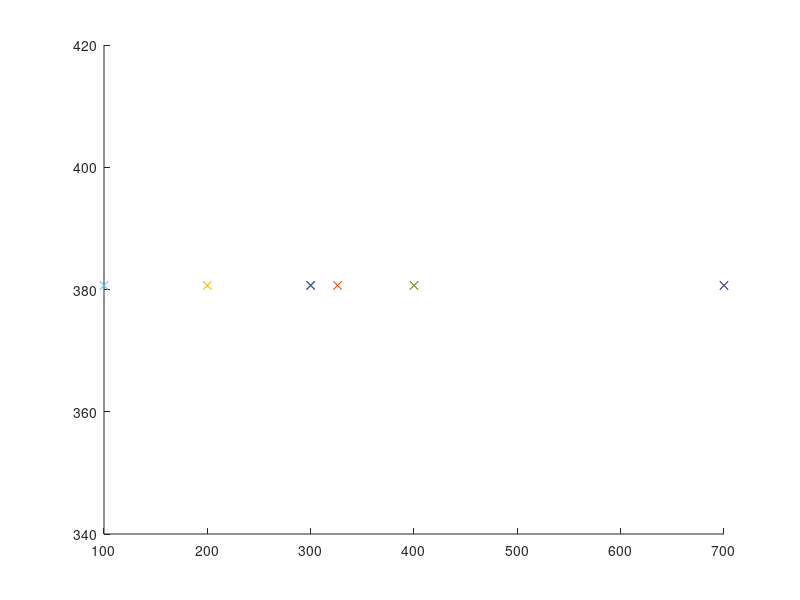

This chart was generated by the following MATLAB code:
phoneCalls = [1, 0, 700; 
    1, 0, 400; 
    1, 0, 200; 
    2, 0, 700; 
    2, 0, 400; 
    2, 0, 100; 
    1, 200, 500; 
    1, 400, 700;
    2, 50, 376]

amountOfCalls = size(phoneCalls,1);
infoTable = zeros(amountOfCalls,6);
countType1 = 0;
countType2 = 0;


for i = 1:amountOfCalls
   
    if(phoneCalls(i,1) == 1)
        countType1 = countType1 + 1;
       
    elseif(phoneCalls(i,1) == 2)
        countType2 = countType2 + 1;
       
    end
        
    infoTable(i,1) =  phoneCalls(i,1);
    infoTable(i,2) =  phoneCalls(i,2);
    infoTable(i,3) = phoneCalls(i,3);
    infoTable(i,4) = phoneCalls(i,3) - phoneCalls(i,2);
    
end


fprintf('General Table containing type 1 and 2')
display(infoTable);

type1Index = 1;
type2Index = 1;
infoTable1 = zeros(countType1 , 5);
infoTable2 = zeros(countType2 , 5);

for i = 1:amountOfCalls
    
   if(infoTable(i,1) == 1)
       
      infoTable1(type1Index,1) = 1;
      infoTable1(type1Index,2) = infoTable(i,2);
      infoTable1(type1Index,3) = infoTable(i,3);
      infoTable1(type1Index,4) = infoTable(i,4);
      
      type1Index = type1Index + 1;
   elseif(infoTable(i,1) == 2)
       
      infoTable2(type2Index,1) = 2;
      infoTable2(type2Index,2) = infoTable(i,2);
      infoTable2(type2Index,3) = infoTable(i,3);
      infoTable2(type2Index,4) = infoTable(i,4);
      
      type2Index = type2Index + 1;
      
   end
    
end

fprintf('Separated table of type 1');
display(infoTable1);

fprintf('Separated table of type 2');
display(infoTable2);

%%%%%%START CI

varGeneral = 0;
varType1 = 0;
varType2 = 0;
meanGeneral = 0;
meanType1 = 0;
meanType2 = 0;


for i = 1:amountOfCalls
   
    meanGeneral = meanGeneral + infoTable(i,4);
    
    if(infoTable(i,1) == 1)
        meanType1 = meanType1 + infoTable(i,4);
        
    else
        meanType2 = meanType2 + infoTable(i,4);
    
    
    end

end

meanGeneral = meanGeneral/amountOfCalls;
meanType1 = meanType1/countType1;
meanType1 = meanType1/countType2;

fprintf('mean general: ')
display(meanGeneral);
fprintf('mean type1: ')
display(meanType1);
fprintf('mean type2: ')
display(meanType2);


for i = 1:amountOfCalls
   
    varnGeneral = varGeneral + (infoTable(i,4) - meanGeneral)^2;
    
    if(infoTable(i,1) == 1)
        varType1 = varType1 + (infoTable(i,4) - meanType1)^2;
       
    else
        varType2 = varType2 + (infoTable(i,4) - meanType2)^2;
    
    end

end


varGeneral = varGeneral/(amountOfCalls - 1);
varType1 = varType1/(countType1 - 1);
varType2 = varType2/(countType2 - 1);

fprintf('var general: ')
display(varGeneral);
fprintf('var type1: ')
display(varType1);
fprintf('var type2: ')
display(varType2);

stdGeneral = sqrt(varGeneral);
stdType1 = sqrt(varType1);
stdType2 = sqrt(varType2);

tsGeneral = tinv([0.025  0.975], amountOfCalls - 1);
tsType1 = tinv([0.025  0.975], countType1 - 1);
tsType2 = tinv([0.025  0.975], countType2 - 1);

CIgeneral = meanGeneral + tsGeneral * stdGeneral;
CItype1 = meanType1 + tsType1 * stdType1;
CItype2 = meanType2 + tsType2 * stdType2;

fprintf('Confidence Interval General');
display(CIgeneral);

fprintf('Confidence Interval Type1');
display(CItype1)

fprintf('Confidence Interval Type2');
display(CItype2)


minTime = min(infoTable(:,4)); %Trying to figure out how to plot the C.I.
maxTime = max(infoTable(:,4));

figure
hold on;
plot(infoTable(:,4),meanGeneral,'x');


%$standardErrorMean = stdGeneral/sqrt(amountOfCalls);


%ci95 = T_mult * stdGeneral/sqrt(amountOfCalls);
%h = figure('Color', [1 1 1]);
%p1 = plot(meanGeneral);
%set(p1, 'LineWidth', 2, 'MarkerSize', 5, 'Marker', 'x')

%hold on

%e1 = errorbar(meanGeneral, ci95);
%set(e1, 'LineStyle', 'none');

%title('Plot with 95% confidence interval')



